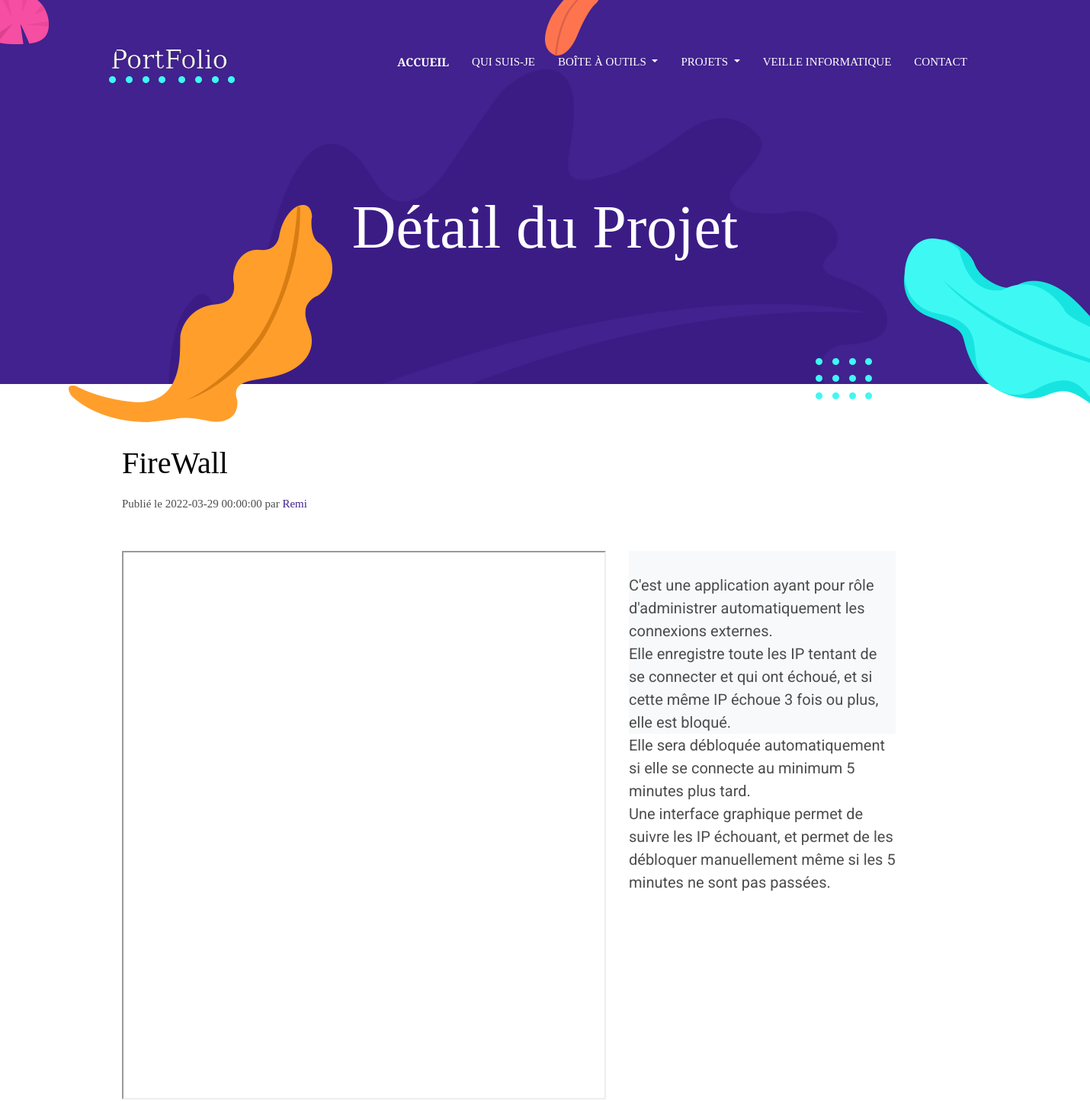
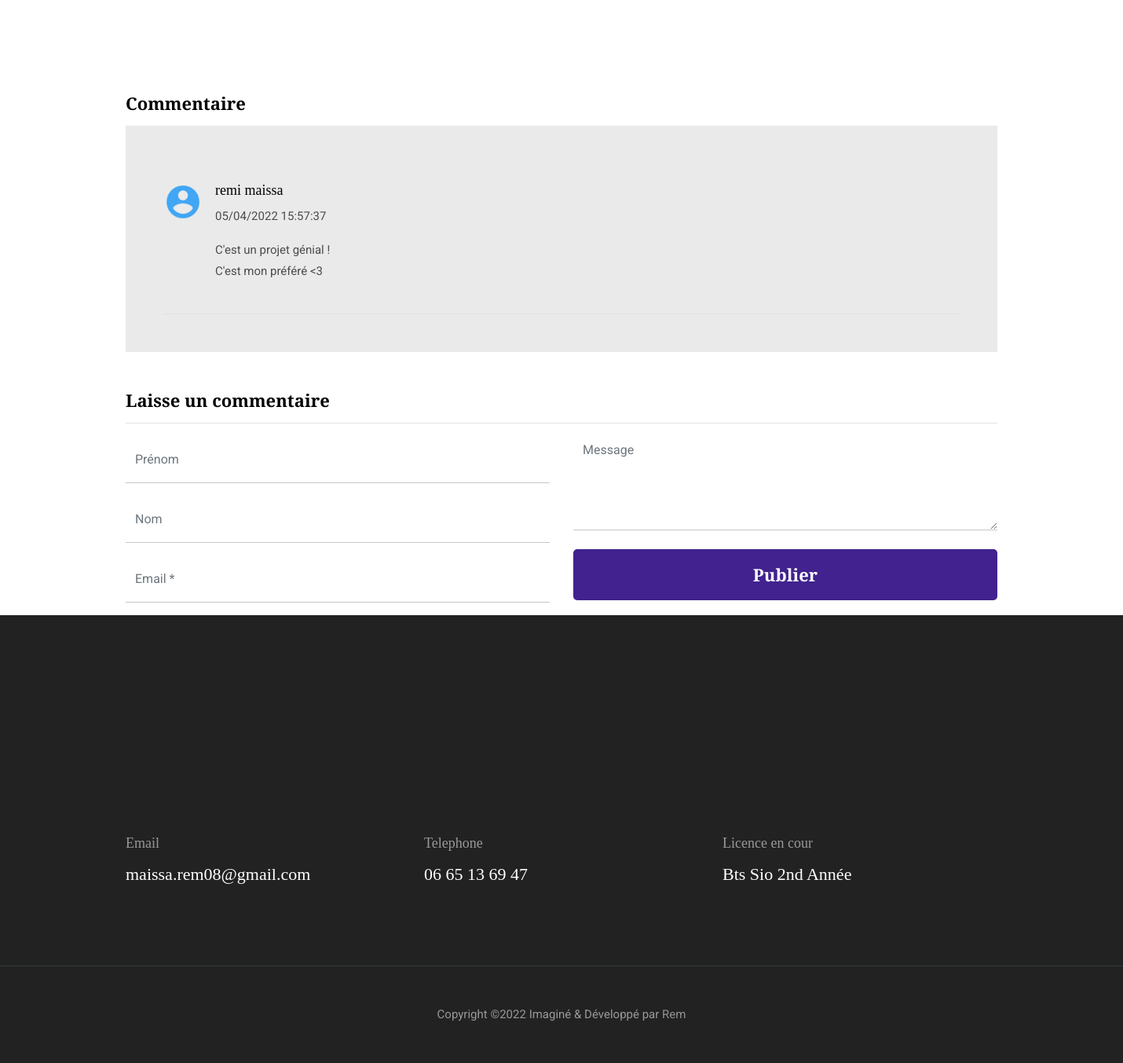
The app's page /projet-details.php?idProjet=4 with its own data (2 pictures, top to bottom).
### tables this page shows
CREATE TABLE IF NOT EXISTS `document` (
  `numeroDocument` int(11) NOT NULL AUTO_INCREMENT,
  `titreProjet` varchar(50) DEFAULT NULL,
  `lien` varchar(1000) DEFAULT NULL,
  `dateInsertion` datetime DEFAULT CURRENT_TIMESTAMP,
  `description` varchar(2000) DEFAULT NULL,
  `lienImage` varchar(200) NOT NULL,
  `lien_publication` varchar(1000) DEFAULT NULL,
  PRIMARY KEY (`numeroDocument`)
);

CREATE TABLE IF NOT EXISTS `commentaire` (
  `numeroCommentaire` int(11) NOT NULL AUTO_INCREMENT,
  `dateHeureInsertion` datetime NOT NULL DEFAULT CURRENT_TIMESTAMP,
  `message` varchar(500) DEFAULT NULL,
  `nom` varchar(30) DEFAULT NULL,
  `prenom` varchar(30) DEFAULT NULL,
  `email` varchar(100) DEFAULT NULL,
  `numeroDocument` int(11) NOT NULL,
  PRIMARY KEY (`numeroCommentaire`),
  KEY `numeroDocument` (`numeroDocument`)
);

### projet-details.php (the view, shortened to what this page needs)
<!DOCTYPE html>
<html lang="fr">
<?php
if (isset($_GET['idProjet']) && !empty($_GET['idProjet'])) {
  $idDocument = $_GET['idProjet'];
  include "header.php";
  require_once "./bdd_connexion.php";
  $requete = "SELECT `numeroDocument`, `titreProjet`, `lien`, `dateInsertion`, `description`, `lien_publication` FROM `document` WHERE `numeroDocument` = " . $idDocument;
  $resultat = $pdo->query($requete);
  $resultat = $resultat->fetchAll();
  $lienIframe = $resultat[0]['lien_publication'];
  $titreDocument = $resultat[0]['titreProjet'];
  $description = $resultat[0]['description'];
  $date = $resultat[0]['dateInsertion'];
?>
  <body>
    <?php
    if (isset($lienIframe) && isset($idDocument) && isset($titreDocument) && isset($description) && isset($date)) {
    ?>
      <?php
      include "./nav-bar.php";
      ?>
      <section class="page-title bg-primary position-relative">
        <div class="container">
          <div class="row">
            <div class="col-12 text-center">
              <h1 class="text-white font-tertiary">Détail du Projet</h1>
            </div>
          </div>
        </div>
        <img src="images/illustrations/page-title.png" alt="illustrations" class="bg-shape-1 w-100">
        <img src="images/illustrations/leaf-pink-round.png" alt="illustrations" class="bg-shape-2">
        <img src="images/illustrations/dots-cyan.png" alt="illustrations" class="bg-shape-3">
        <img src="images/illustrations/leaf-orange.png" alt="illustrations" class="bg-shape-4">
        <img src="images/illustrations/leaf-yellow.png" alt="illustrations" class="bg-shape-5">
        <img src="images/illustrations/dots-group-cyan.png" alt="illustrations" class="bg-shape-6">
        <img src="images/illustrations/leaf-cyan-lg.png" alt="illustrations" class="bg-shape-7">
      </section>
      <section class="section">
        <div class="container">
          <div class="row">
            <div class="col-lg-12">
              <h3 class="font-tertiary mb-3"> <?php echo $titreDocument ?> </h3>
              <p class="font-secondary mb-5">Publié le <?php echo $date ?> par<span class="text-primary"> Remi</span></p>
              <div class="content">
                <div class="row">
                  <div class="col-7" style="height: 90vh;"> <?php echo '<iframe src="' . $lienIframe . '" style="height: 100%; width: 100%"></iframe>'; ?> </div>
                  <div class="col-4">
                    <div class="d-flex align-items-start bg-light mb-3" style="height: 30vh; font-size: 20px; line-height: 30px;">
                      <br>
                      <?php echo $description; ?>
                    </div>
                  </div>
                </div>
              </div>
            </div>
          </div>
        </div>
      </section>
      <?php
      $requeteInformationGlobal = "SELECT `numeroCommentaire`, `dateHeureInsertion`, `message`, `nom`, `prenom`, `email`, `numeroDocument`
          FROM `commentaire` WHERE `numeroDocument` = " . $idDocument . " AND `message` != '' ORDER BY `dateHeureInsertion` desc LIMIT 6;";
      $retourCommentaire = $pdo->query($requeteInformationGlobal);
      $resultat = $retourCommentaire->fetchAll();
      ?>
      <section>
        <div class="container">
          <div class="row">
            <div class="col-lg-12">
              <h4 class="font-weight-bold mb-3">Commentaire</h4>
              <div class="bg-gray p-5 mb-4">
                <?php
                foreach ($resultat as $comment) {
                  $texteComment = $comment['message'];
                  $nomPrenomComment = $comment['prenom'] . " " . $comment['nom'];
                  $dateHeureComment = $comment['dateHeureInsertion'];
                  $format = "d/m/Y H:i:s";
                  $dateTimeComment = date_format(new DateTime($dateHeureComment), $format);
                  $numImageUtilisateur = rand(1, 10);
                ?>
                  <div class="media border-bottom py-4">
                    <img src="./images/commentaire/utilisateur-<?php echo $numImageUtilisateur ?>.png" style="max-width: 50px; max-height: 50px" class="img-fluid align-self-start rounded-circle mr-3" alt="">
                    <div class="media-body">
                      <h5 class="mt-0"><?php echo $nomPrenomComment ?></h5>
                      <p><?php echo $dateTimeComment ?></p>
                      <p><?php echo $texteComment ?></p>
                    </div>
                  </div>
                <?php
                }
                ?>
              </div>
              <div class="mt-5">
                <h4 class="font-weight-bold mb-3 border-bottom pb-3">Laisse un commentaire</h4>
                <form action="./projet-details.php" class="row" method="get" id="formulaireCommentaire">
                  <div class="col-md-6">
                    <input type="text" class="form-control mb-3" placeholder="Prénom" name="prenom" id="prenom" maxlength="30" required>
                    <input type="text" class="form-control mb-3" placeholder="Nom" name="nom" id="nom" maxlength="30" required>
                    <input type="email" class="form-control mb-3" placeholder="Email *" name="mail" id="mail" required>
                  </div>
                  <div class="col-md-6">
                    <textarea name="message" id="message" placeholder="Message" class="form-control mb-4"></textarea required>
              <button type="submit" class="btn btn-primary w-100">Publier</button>
            </div>
          </form>
        </div>
      </div>
    </div>
  </div>
</section>
    <?php
      require_once "footer.php";
    ?>
  </body>
</html>
<?php
    }
  }
?>

### css/style.css (style rules this page uses)
body { line-height: 1.2; font-family: "Roboto", sans-serif; -webkit-font-smoothing: antialiased; font-size: 15px; color: #4c4c4c; }
p, .paragraph { font-weight: 400; color: #4c4c4c; font-size: 15px; line-height: 1.8; font-family: "Roboto", sans-serif; }
h1, h2, h3, h4, h5, h6 { color: #000; font-family: "Playfair Display", serif; line-height: 1.2; }
h1, .h1 { font-size: 80px; }
h3, .h3 { font-size: 40px; }
h4, .h4 { font-size: 22px; }
h5, .h5 { font-size: 18px; }
.btn { font-size: 22px; font-family: "Playfair Display", serif; text-transform: capitalize; padding: 16px 44px; border-radius: 5px; font-weight: 600; border: 0; position: relative; z-index: 1; transition: 0.2s ease; }
.btn-primary { background: #41228e; color: #fff; }
body { background-color: #fff; overflow-x: hidden; }
img { vertical-align: middle; border: 0; }
a, button, select { cursor: pointer; transition: 0.2s ease; }
.section { padding-top: 80px; padding-bottom: 80px; }
.bg-primary { background: #41228e !important; }
.bg-gray { background: #eaeaea !important; }
.text-primary { color: #41228e !important; }
.font-secondary { font-family: "Playfair Display", serif !important; }
.font-tertiary { font-family: "Playfair Display", serif !important; }
.form-control { border: 0; border-radius: 0; border-bottom: 1px solid #c7c7c7; height: 60px; }
textarea.form-control { height: 120px; }
.content * { margin-bottom: 20px; }
.page-title { padding: 250px 0 150px; }
.page-title .container { position: relative; z-index: 1; }
.page-title .bg-shape-1 { position: absolute; left: 0; bottom: 0; width: 100%; }
.page-title .bg-shape-2 { position: absolute; left: -20px; top: -10px; }
.page-title .bg-shape-3 { position: absolute; left: 10%; top: 100px; }
.page-title .bg-shape-4 { position: absolute; left: 50%; top: -20px; }
.page-title .bg-shape-5 { position: absolute; left: 90px; bottom: -50px; transform: rotate(180deg); }
.page-title .bg-shape-6 { position: absolute; right: 20%; bottom: -20px; }
.page-title .bg-shape-7 { position: absolute; right: -220px; bottom: -100px; }

### records on screen
document: titreProjet "FireWall", dateInsertion "2022-03-29 00:00:00", description "C'est une application ayant pour rôle d'administrer automatiquement les connexions externes. Elle enregistre toute les IP tentant de se connecter et qui ont échoué, et si cette même IP échoue 3 fois ou plus, elle est bloqué. Elle sera débloquée automatiquement si elle se connecte au minimum 5 minutes plus tard. Une interface graphique permet de suivre les IP échouant, et permet de les débloquer manuellement même si les 5 minutes ne sont pas passées."
commentaire: nomPrenomComment "remi maissa", dateHeureInsertion "05/04/2022 15:57:37", message "C'est un projet génial ! C'est mon préféré <3"
